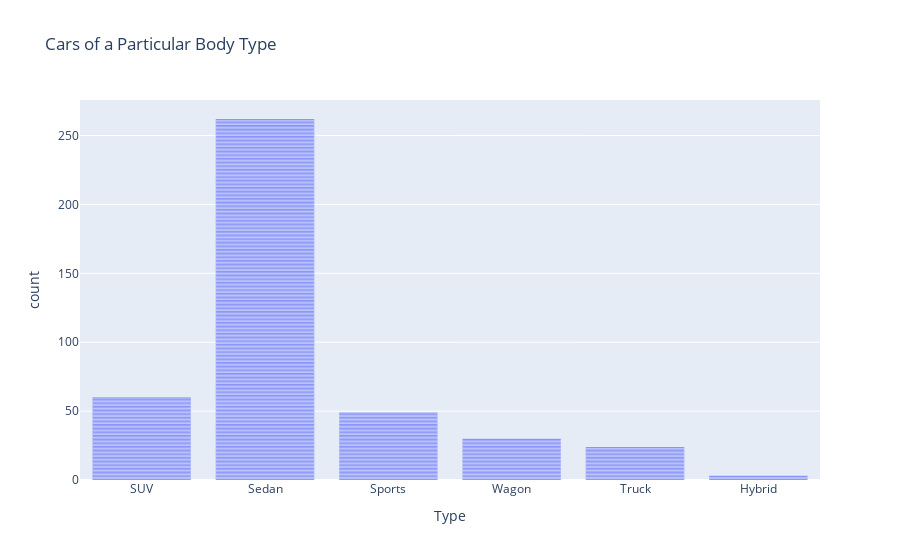

Here is the notebook cell this chart was saved with:
### Code cell
fig = px.bar(auto, x="Type", title="Cars of a Particular Body Type ")
fig.show()

### Figure 1 — Plotly figure (JSON) as saved in the notebook; plotly's stock layout.template omitted (floating-point values rounded to 4 significant figures; data arrays with more than 128 entries replaced by an {"elided": "..."} marker saying what was removed)
{"data": [{"alignmentgroup": "True", "hovertemplate": "Type=%{x}<br>count=%{y}<extra></extra>", "legendgroup": "", "marker": {"color": "#636efa", "pattern": {"shape": ""}}, "name": "", "offsetgroup": "", "orientation": "v", "showlegend": false, "textposition": "auto", "type": "bar", "x": {"elided": "428 str values"}, "xaxis": "x", "y": {"elided": "428 int values"}, "yaxis": "y"}], "layout": {"barmode": "relative", "legend": {"tracegroupgap": 0}, "title": {"text": "Cars of a Particular Body Type "}, "xaxis": {"anchor": "y", "domain": [0, 1], "title": {"text": "Type"}}, "yaxis": {"anchor": "x", "domain": [0, 1], "title": {"text": "count"}}}}
